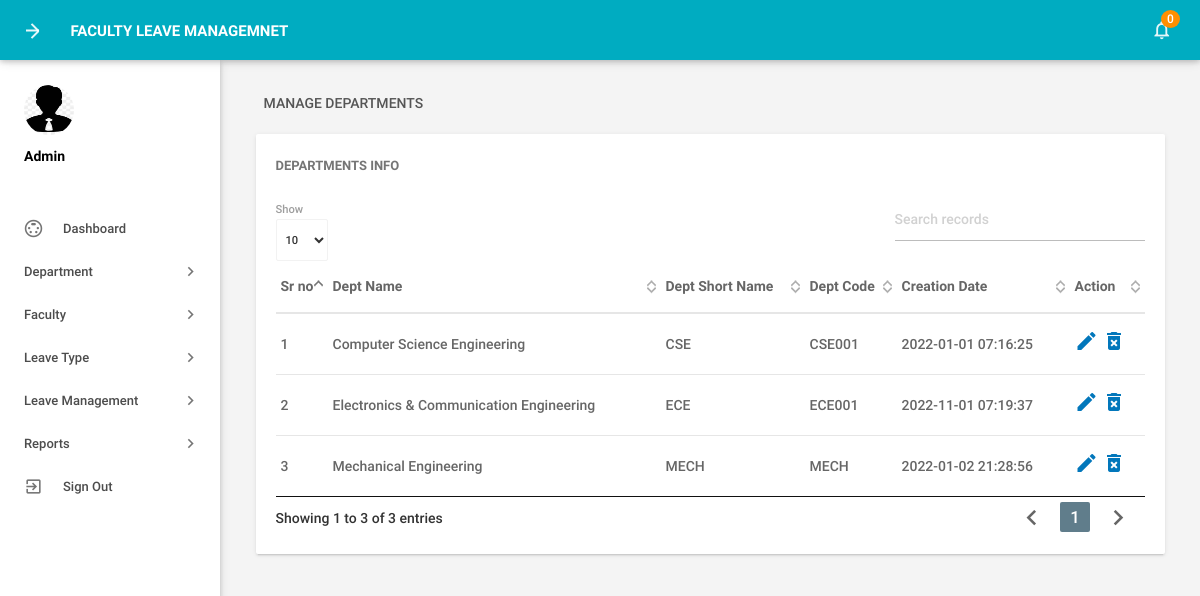
Screenshot of /admin/managedepartments.php (signed in) with the database file from the repository.
### tables this page shows
CREATE TABLE IF NOT EXISTS `tbldepartments` (
  `id` int(11) NOT NULL,
  `DepartmentName` varchar(150) DEFAULT NULL,
  `DepartmentShortName` varchar(100) NOT NULL,
  `DepartmentCode` varchar(50) DEFAULT NULL,
  `CreationDate` timestamp NULL DEFAULT CURRENT_TIMESTAMP
);

### admin/managedepartments.php (the view, shortened to what this page needs)
<?php
include('includes/config.php');
if(strlen($_SESSION['alogin'])==0)
    {
header('location:index.php');
}
else{
    ?>
<!DOCTYPE html>
<html lang="en">
    <head>
        <link type="text/css" rel="stylesheet" href="../assets/plugins/materialize/css/materialize.min.css"/>
        <link href="../assets/plugins/material-preloader/css/materialPreloader.min.css" rel="stylesheet">
        <link href="../assets/plugins/datatables/css/jquery.dataTables.min.css" rel="stylesheet">
        <link href="../assets/css/alpha.min.css" rel="stylesheet" type="text/css"/>
        <link href="../assets/css/custom.css" rel="stylesheet" type="text/css"/>
    </head>
    <body>
       <?php include('includes/header.php');?>
       <?php include('includes/sidebar.php');?>
            <main class="mn-inner">
                <div class="row">
                    <div class="col s12">
                        <div class="page-title">Manage Departments</div>
                    </div>
                    <div class="col s12 m12 l12">
                        <div class="card">
                            <div class="card-content">
                                <span class="card-title">Departments Info</span>
                                <table id="example" class="display responsive-table ">
                                    <thead>
                                        <tr>
                                            <th>Sr no</th>
                                            <th>Dept Name</th>
                                            <th>Dept Short Name</th>
                                            <th>Dept Code</th>
                                            <th>Creation Date</th>
                                            <th>Action</th>
                                        </tr>
                                    </thead>
                                    <tbody>
<?php $sql = "SELECT * from tbldepartments";
$query = $dbh -> prepare($sql);
$query->execute();
$results=$query->fetchAll(PDO::FETCH_OBJ);
$cnt=1;
if($query->rowCount() > 0)
{
foreach($results as $result)
{               ?>
                                        <tr>
                                            <td> <?php echo htmlentities($cnt);?></td>
                                            <td><?php echo htmlentities($result->DepartmentName);?></td>
                                            <td><?php echo htmlentities($result->DepartmentShortName);?></td>
                                            <td><?php echo htmlentities($result->DepartmentCode);?></td>
                                            <td><?php echo htmlentities($result->CreationDate);?></td>
                                            <td><a href="editdepartment.php?deptid=<?php echo htmlentities($result->id);?>"><i class="material-icons">mode_edit</i></a><a href="managedepartments.php?del=<?php echo htmlentities($result->id);?>" onclick="return confirm('Do you want to delete');"> <i class="material-icons">delete_forever</i></a></td>
                                        </tr>
                                         <?php $cnt++;} }?>
                                    </tbody>
                                </table>
                            </div>
                        </div>
                    </div>
                </div>
            </main>
        </div>
        <div class="left-sidebar-hover"></div>
    </body>
</html>
<?php } ?>

### rows the page displays
tbldepartments: DepartmentName "Computer Science Engineering", DepartmentShortName "CSE", DepartmentCode "CSE001", CreationDate "2022-01-01 07:16:25"
tbldepartments: DepartmentName "Electronics & Communication Engineering", DepartmentShortName "ECE", DepartmentCode "ECE001", CreationDate "2022-11-01 07:19:37"
tbldepartments: DepartmentName "Mechanical Engineering", DepartmentShortName "MECH", DepartmentCode "MECH", CreationDate "2022-01-02 21:28:56"

### other values shown
$unreadcount "0"
